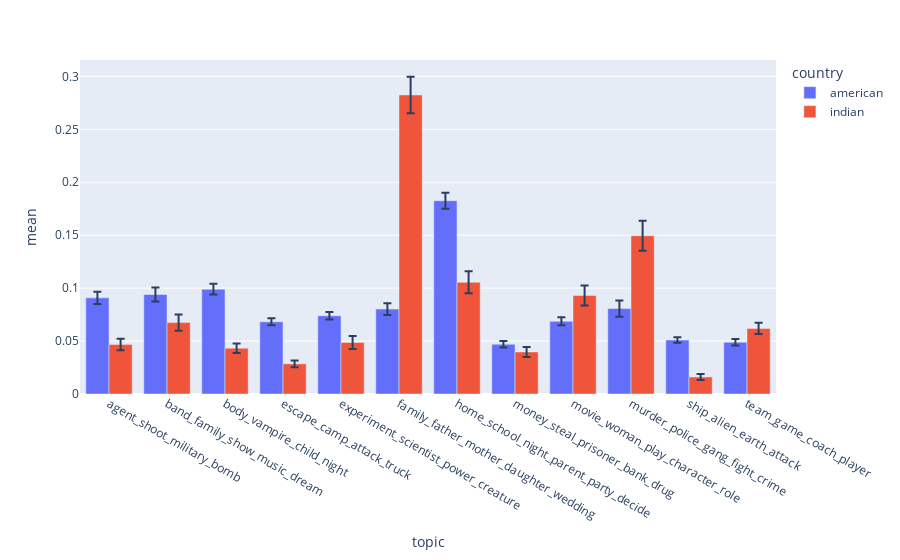

The code cell stored with this chart in its notebook:
### Code cell
fig = px.bar(data_frame=t_tmp_short, x='topic', y='mean', error_y= 'ci', color='country', barmode='group', category_orders={'topic': ['topic_{}'.format(i) for i in range(0, 10)]})
fig.update_layout(barmode='group')
fig.select_xaxes('category')
fig.show()

py.plot(fig, filename = 'barplot_topics_2', auto_open=False)

### Figure 1 — Plotly figure (JSON) as saved in the notebook; plotly's stock layout.template omitted (floating-point values rounded to 4 significant figures)
{"data": [{"alignmentgroup": "True", "error_y": {"array": [0.005738, 0.0066, 0.005141, 0.003309, 0.003603, 0.005567, 0.007525, 0.00308, 0.00379, 0.007657, 0.002662, 0.00314]}, "hovertemplate": "country=american<br>topic=%{x}<br>mean=%{y}<extra></extra>", "legendgroup": "american", "marker": {"color": "#636efa", "pattern": {"shape": ""}}, "name": "american", "offsetgroup": "american", "orientation": "v", "showlegend": true, "textposition": "auto", "type": "bar", "x": ["agent_shoot_military_bomb", "band_family_show_music_dream", "body_vampire_child_night", "escape_camp_attack_truck", "experiment_scientist_power_creature", "family_father_mother_daughter_wedding", "home_school_night_parent_party_decide", "money_steal_prisoner_bank_drug", "movie_woman_play_character_role", "murder_police_gang_fight_crime", "ship_alien_earth_attack", "team_game_coach_player"], "xaxis": "x", "y": [0.09082, 0.09399, 0.09902, 0.06827, 0.07392, 0.08024, 0.1826, 0.04697, 0.06865, 0.08071, 0.05097, 0.04893], "yaxis": "y"}, {"alignmentgroup": "True", "error_y": {"array": [0.005418, 0.007734, 0.004449, 0.003218, 0.006124, 0.01725, 0.01031, 0.004807, 0.009488, 0.01426, 0.002853, 0.005314]}, "hovertemplate": "country=indian<br>topic=%{x}<br>mean=%{y}<extra></extra>", "legendgroup": "indian", "marker": {"color": "#EF553B", "pattern": {"shape": ""}}, "name": "indian", "offsetgroup": "indian", "orientation": "v", "showlegend": true, "textposition": "auto", "type": "bar", "x": ["agent_shoot_military_bomb", "band_family_show_music_dream", "body_vampire_child_night", "escape_camp_attack_truck", "experiment_scientist_power_creature", "family_father_mother_daughter_wedding", "home_school_night_parent_party_decide", "money_steal_prisoner_bank_drug", "movie_woman_play_character_role", "murder_police_gang_fight_crime", "ship_alien_earth_attack", "team_game_coach_player"], "xaxis": "x", "y": [0.04686, 0.06743, 0.04329, 0.02852, 0.04867, 0.2825, 0.1056, 0.0397, 0.09309, 0.1495, 0.0161, 0.06192], "yaxis": "y"}], "layout": {"barmode": "group", "legend": {"title": {"text": "country"}, "tracegroupgap": 0}, "margin": {"t": 60}, "xaxis": {"anchor": "y", "categoryarray": ["topic_0", "topic_1", "topic_2", "topic_3", "topic_4", "topic_5", "topic_6", "topic_7", "topic_8", "topic_9"], "categoryorder": "array", "domain": [0, 1], "title": {"text": "topic"}}, "yaxis": {"anchor": "x", "domain": [0, 1], "title": {"text": "mean"}}}}
